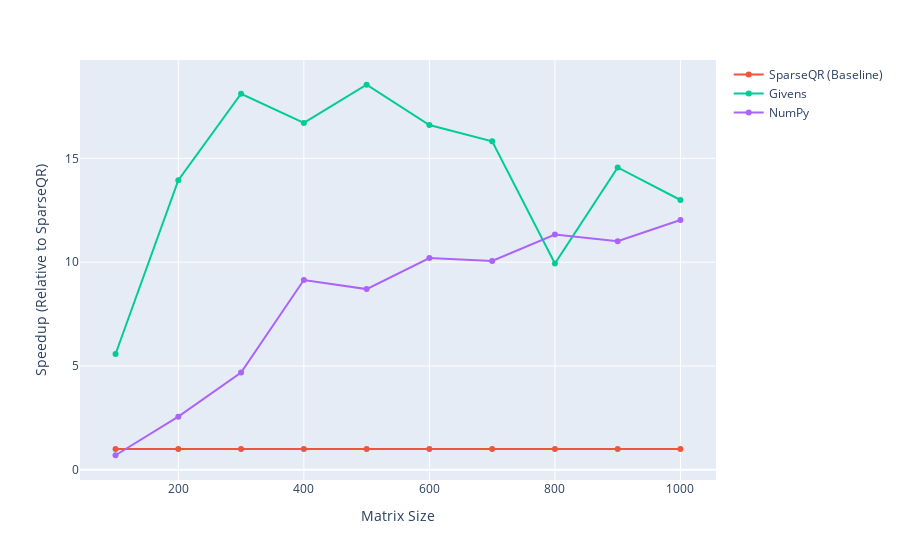

Notebook cell for this chart:
### Code cell
import plotly.express as px

# Parse the two XML files
sparseqr_sizes, sparseqr_means = parse_xml_results("results/sparseqr.xml")
givens_sizes, givens_means = parse_xml_results("results/givens_rotation.xml")
# Use SparseQR as the baseline for speedup calculation
baseline_means = sparseqr_means

# Calculate speedups
sparseqr_speedup = [b / m for b, m in zip(baseline_means, sparseqr_means)]
givens_speedup = [b / m for b, m in zip(baseline_means, givens_means)]
numpy_speedup = [b / m for b, m in zip(baseline_means, numpy_means)]

# Create a Plotly figure with both lines
fig = px.line(
    labels={"x": "Matrix Size", "y": "Speedup"},
)

# Add SparseQR trace (baseline will have a constant speedup of 1)
fig.add_scatter(
    x=sparseqr_sizes,
    y=sparseqr_speedup,
    mode="lines+markers",
    name="SparseQR (Baseline)",
)

# Add Givens trace
fig.add_scatter(x=givens_sizes, y=givens_speedup, mode="lines+markers", name="Givens")

# Add NumPy trace
fig.add_scatter(x=numpy_sizes, y=numpy_speedup, mode="lines+markers", name="NumPy")

# Update layout with axis titles
fig.update_layout(
    xaxis_title="Matrix Size",
    yaxis_title="Speedup (Relative to SparseQR)",
)

# Show the figure
fig.show()

# Export the figure to a JPG file
fig.write_image("figures/speedup_sparseqr_givens.jpg", scale=5, width=500, height=300)

### Figure 1 — Plotly figure (JSON) as saved in the notebook; plotly's stock layout.template omitted (floating-point values rounded to 4 significant figures)
{"data": [{"hovertemplate": "<extra></extra>", "legendgroup": "", "line": {"color": "#636efa", "dash": "solid"}, "marker": {"symbol": "circle"}, "mode": "lines", "name": "", "orientation": "v", "showlegend": false, "type": "scatter", "xaxis": "x", "yaxis": "y"}, {"mode": "lines+markers", "name": "SparseQR (Baseline)", "type": "scatter", "x": [100, 200, 300, 400, 500, 600, 700, 800, 900, 1000], "y": [1, 1, 1, 1, 1, 1, 1, 1, 1, 1]}, {"mode": "lines+markers", "name": "Givens", "type": "scatter", "x": [100, 200, 300, 400, 500, 600, 700, 800, 900, 1000], "y": [5.577, 13.95, 18.11, 16.7, 18.54, 16.6, 15.82, 9.937, 14.56, 12.99]}, {"mode": "lines+markers", "name": "NumPy", "type": "scatter", "x": [100, 200, 300, 400, 500, 600, 700, 800, 900, 1000], "y": [0.7035, 2.563, 4.687, 9.14, 8.704, 10.2, 10.06, 11.33, 11.01, 12.03]}], "layout": {"legend": {"tracegroupgap": 0}, "margin": {"t": 60}, "xaxis": {"anchor": "y", "domain": [0, 1], "title": {"text": "Matrix Size"}}, "yaxis": {"anchor": "x", "domain": [0, 1], "title": {"text": "Speedup (Relative to SparseQR)"}}}}
